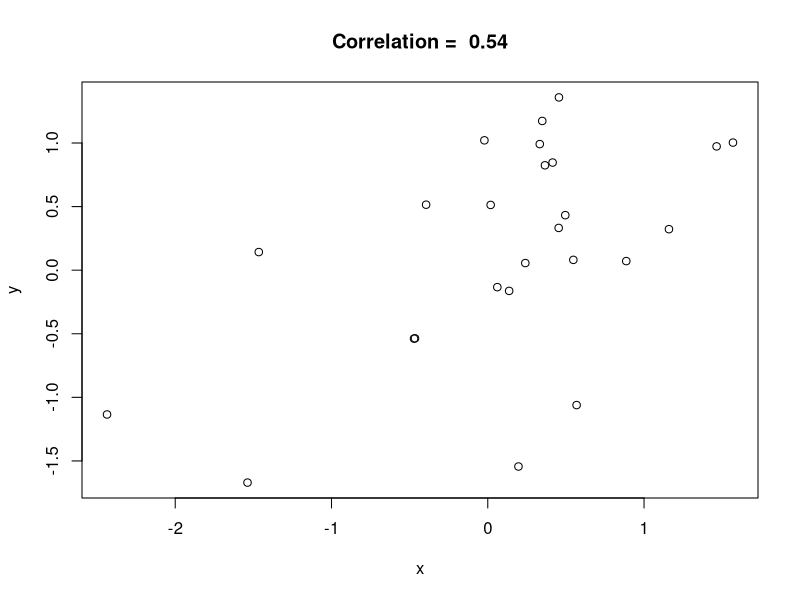
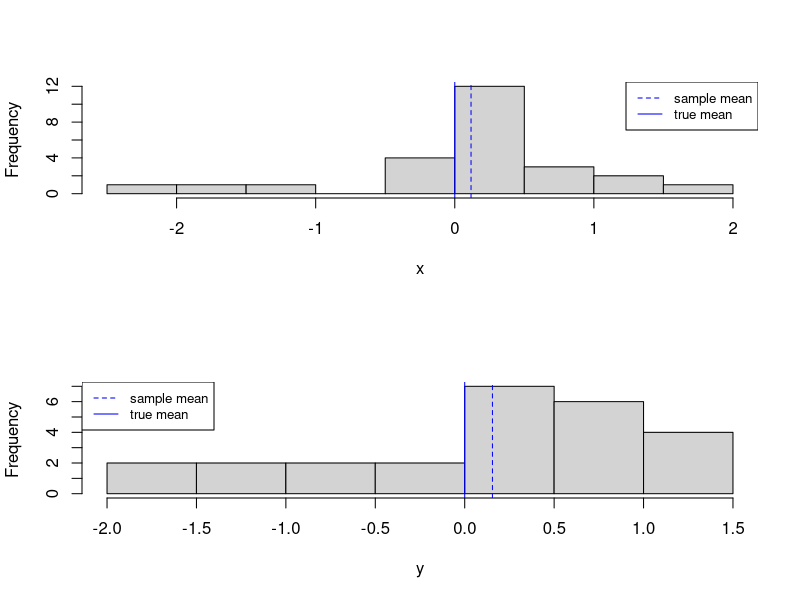
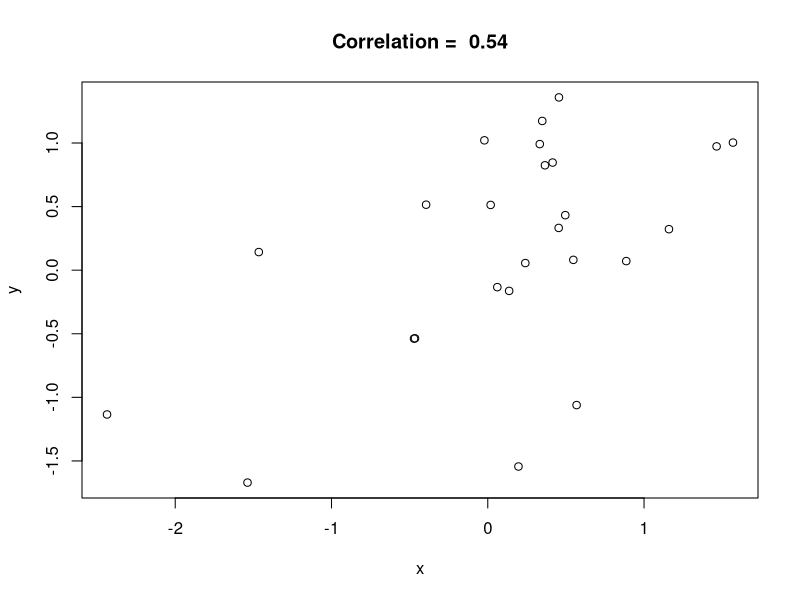
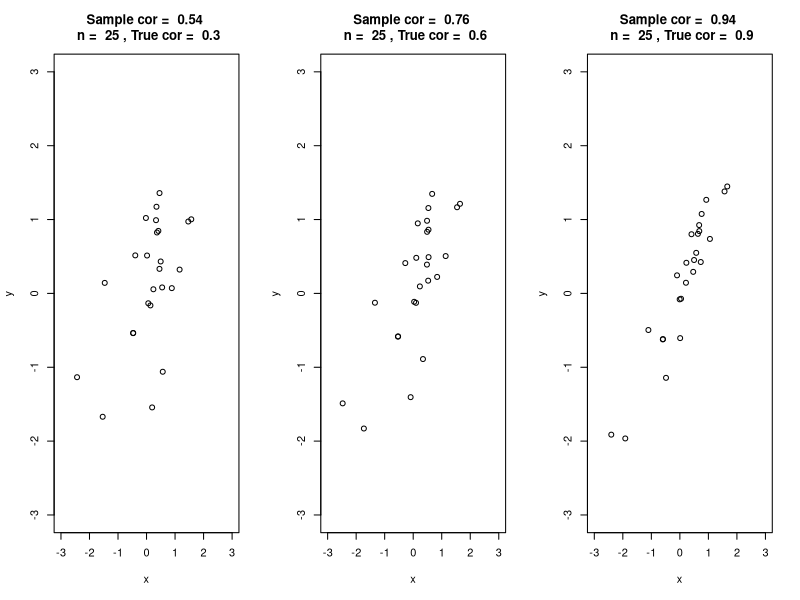
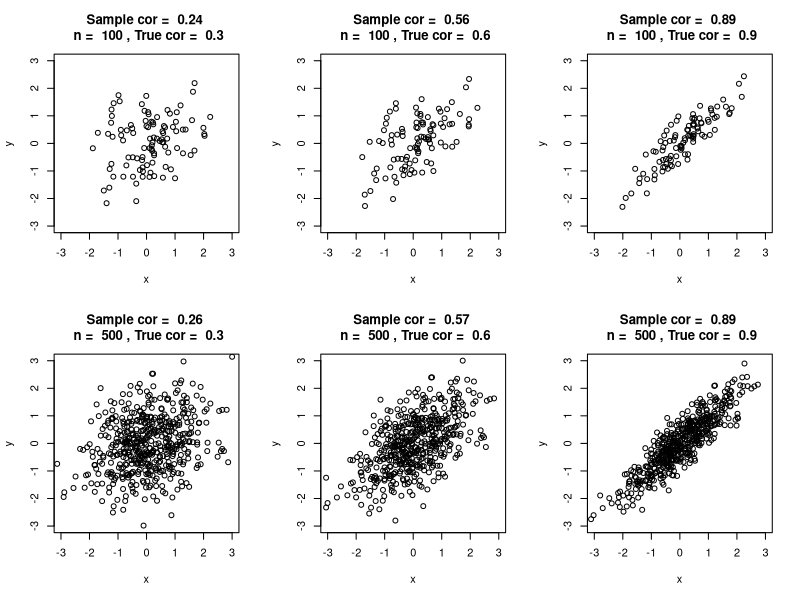

The R script that drew these images, in order:

# STK 4900
# Week 1, Exercise 7

# Clean up the memory before we start.
rm(list=ls(all=TRUE))

# Check and change working directory.

# In this exercise we will perform some simulations that may help to get intuition on the concept
# of correlation and the performance of the Pearson correlation coefficient.
# In order to keep it simple, we will assume throughout the exercise that the expected values
# are 0 and the standard deviations are 1.

# Before you start doing the computations, you have to load the "MASS" library into R by the command.
library(MASS)


# a)
# Generate 25 observations (x,y) from the bivariate normal distribution with correlation 0.30
# (See slide 24 from the lectures for explanation of the bivariat normal.
# Actual commands for generating bivariat normal data are given below.)
# Compute the Pearson correlation coefficient and plot the observations.

# Number of data points to simulate.
n = 25
# Correlation value that we want to use for simulation.
rho = 0.30

# The true mean vector.
mu = matrix(data=c(0,0), nrow=2, ncol=1)
# The true covariance matrix.
S = matrix(data=c(1,rho,rho,1), nrow=2, ncol=2)
# The non-diagonal elements of "S" should be covariance.
# However, we used Pearson correlation coefficient (rho) in the non-diagonal elements of "S".
# Why is this ok in this case?

# Simulate data
# Use set.seed() for replicability.
set.seed(1)
sim.data = mvrnorm(n=n, mu=mu, Sigma=S)


# Display the simulated data
head(sim.data)
tail(sim.data)
summary(sim.data)

# Compute empirical correlation.
sample.cor = cor(sim.data[,1], sim.data[,2])
sample.cor

# Repeat the commands a number of times. Note how the Pearson correlation coefficient and the plot vary.

# Create a scatter plot
# Open a pdf device.
#pdf("./Exercise_7_a.pdf", width = 6, height = 6)
# Create a scatter plot.
plot(x=sim.data[,1],
     y=sim.data[,2],
     xlab="x",
     ylab="y",
     main = paste("Correlation = ", round(x=sample.cor, digits=2)))
# Turn off the device.
#dev.off()


# More extensive plot of the result.

# Create a 2 by 1 grid of plots.
par(mfrow=c(2,1))

# Histogram of x
hist(sim.data[,1], xlab="x", main="")
# Display sample mean.
abline(v=mean(sim.data[,1]), col="blue", lty=2)
# Display true mean.
abline(v=mean(mu[1]), col="blue", lty=1)
# Display legend.
legend("topright", 
       legend=c("sample mean", "true mean"), 
       col=c("blue", "blue"), 
       lty=c(2,1), 
       cex=0.8)

# Histogram of y
hist(sim.data[,2], xlab="y", main="")
# Display sample mean.
abline(v=mean(sim.data[,2]), col="blue", lty=2)
# Display true mean.
abline(v=mean(mu[2]), col="blue", lty=1)
# Display legend.
legend("topleft", legend=c("sample mean", "true mean"), col=c("blue", "blue"), lty=c(2,1), cex=0.8)

par(mfrow=c(1,1))


# Create a scatter plot.
plot(x=sim.data[,1],
     y=sim.data[,2],
     xlab="x",
     ylab="y",
     main=paste("Correlation = ", round(x=sample.cor, digits=2)))



# b) Repeat a) for correlation 0.60 and correlation 0.90.
# Note how the plots look like when the correlation is 0.60 and 0.90.

# Since we have to repeat the simulation multiple times, we rewrite the simulation as a function.


# This function simulates 'n' data points from bivariate normal
# distribution (with mean = 0  variance = 0 and rho, which is to be specified by the user).
# Then, it creates a plot.
# This function takes following argumets as its inputs:
#   n: Number of data points to simulate
#   rho: Correlation value that we want to use for simulation
#   seed: Seed for replicability.

simulate.and.plot.func = function(n, rho=0, seed) {
  
  # The true mean vector.
  mu.vec = matrix(data=c(0,0), nrow=2, ncol=1)
  # The true covariance matrix.
  cov.mat = matrix(data=c(1,rho,rho,1), nrow=2, ncol=2)
  
  # Simulate data
  # Use set.seed() for replicability.
  set.seed(seed)
  sim.data = mvrnorm(n=n, mu=mu.vec, Sigma=cov.mat)
  
  # Compute empirical correlation.
  sample.cor = cor(sim.data[,1], sim.data[,2])
  
  # Create a scatter plot.
  plot(x=sim.data[,1],
       y=sim.data[,2],
       xlab="x",
       ylab="y",
       main=paste("Sample cor = ", round(x=sample.cor, digits=2), "\n", "n = ", n, ", True cor = ", rho),
       xlim=c(-3, 3),
       ylim=c(-3, 3))
  
} # End of function.

# Now, we can simply use the function we wrote.
# Create a 1 by 3 grid of plots.
par(mfrow=c(1,3))
simulate.and.plot.func(n=25, rho=.3, seed=1)
# Repeat a) for rho = 0.6
simulate.and.plot.func(n=25, rho=.6, seed=1)
# Repeat a) for rho = 0.9
simulate.and.plot.func(n=25, rho=.9, seed=1)
par(mfrow=c(1,1))



# c)
# Repeat a) and b) for n=100 and n=500
# Note how the variation in the Pearson correlation coefficient depends on the sample size.

# Open a pdf device.
#pdf("./Exercise_7_c.pdf", width = 12, height = 8)
# Create a 1 by 2 grid of plots.
par(mfrow=c(2,3))

# Simulation with n = 100, rho = 0.3
simulate.and.plot.func(n=100, rho=0.3, seed=1)
# Simulation with n = 100, rho = 0.6
simulate.and.plot.func(n=100, rho=0.6, seed=1)
# Simulation with n = 100, rho = 0.9
simulate.and.plot.func(n=100, rho=0.9, seed=1)

# Simulation with n = 500, rho = 0.3
simulate.and.plot.func(n=500, rho=0.3, seed=1)
# Simulation with n = 500, rho = 0.6
simulate.and.plot.func(n=500, rho=0.6, seed=1)
# Simulation with n = 500, rho = 0.9
simulate.and.plot.func(n=500, rho=0.9, seed=1)

par(mfrow=c(1,1))


